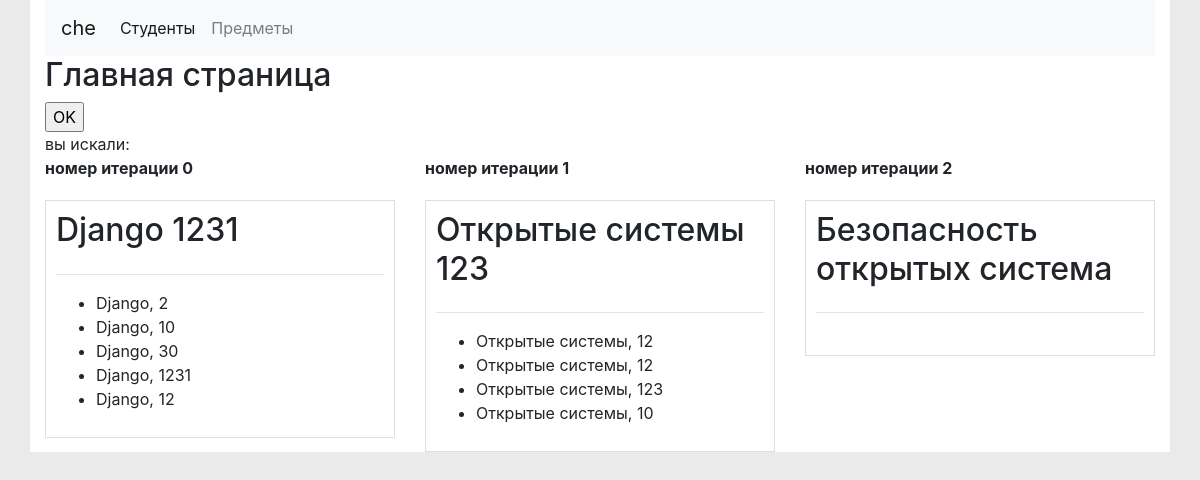
/course/, run on an earlier commit of the app's database.
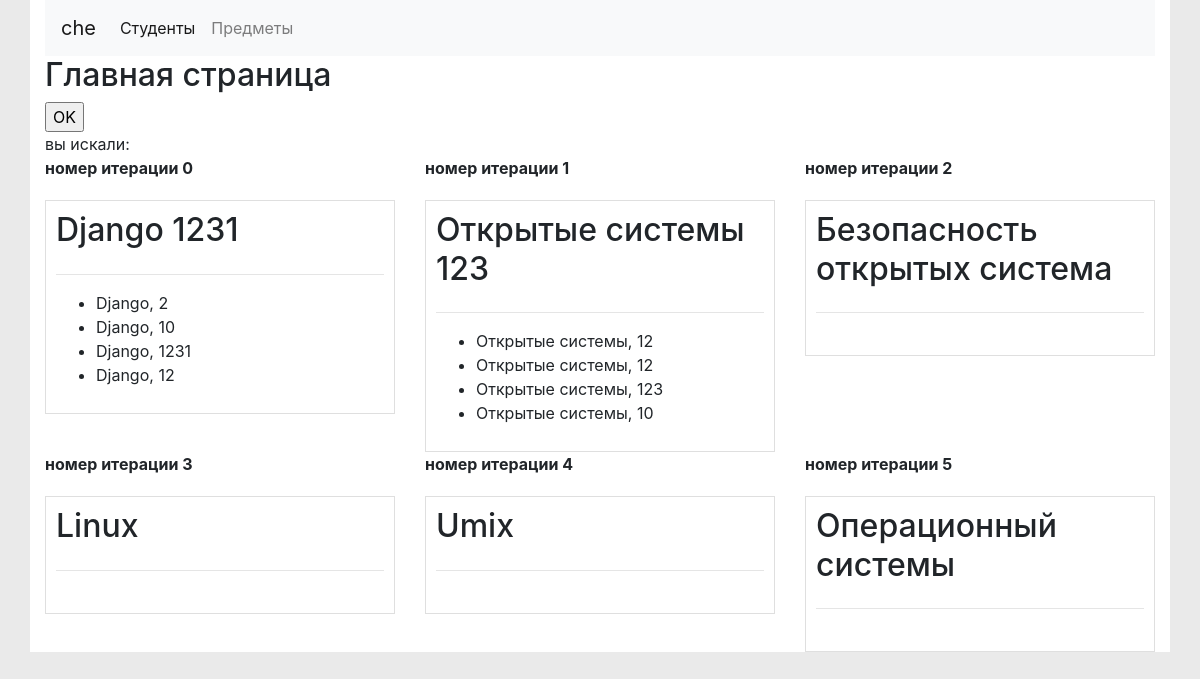
And on a later commit of the database.
### studentapp/models.py (models this page shows)
class Course(models.Model):
    name = models.CharField(max_length=255,verbose_name="Название предмета")
    def get_max_score(self):
        return self.mark_set.all().order_by('-score').first()

class Mark(models.Model):
    course = models.ForeignKey(Course,on_delete=models.CASCADE)
    student = models.ForeignKey(Student,on_delete=models.CASCADE)
    score =  models.IntegerField()
    def __str__(self):
        return "{}, {}".format(self.course.name,self.score)

### studentapp/views.py (the view)
# urls.py: path('course/', views.CourseList.as_view()),
class CourseList(ListView):
    model = Course
    paginate_by = 10

### studentapp/templates/studentapp/course_list.html (shortened to what this page needs)
{% extends 'base.html'%}
{% load static %}
{%block content %}
<div> вы искали: {{request.GET.search}}</div>
<div class="row">
    {% for cours in course_list%}
    <div class="col-lg-4 col-md-6 col-sm-12">
        <b> номер итерации {{forloop.counter0}}</b>
        <div class="article">
            <div class="row">
                <div class="col-md-12"> <h2>{{cours.name}}  {{cours.get_max_score.score}}</h2></div>
            </div>
            <hr>
            <div class="row">
                <div class="col-md-12">
                    <ul>
                        {%for mark in cours.mark_set.all %}
                        <li>{{mark}}</li>
                        {%endfor%}
                    </ul>
                </div>
            </div>
        </div>
    </div>
        {%endfor%}
</div>
{%endblock%}

### studentapp/templates/base.html (shortened to what this page needs)
{% load static %}
<!DOCTYPE html>
<html>
    <head>
        <link rel="stylesheet" href="{% static 'bootstrap/css/bootstrap.min.css' %}" >
        <link rel="stylesheet"  href="{% static 'style.css' %}">
    </head>
    <body>
        <div class="container">
            <nav class="navbar navbar-expand-lg navbar-light bg-light  ">
                <a class="navbar-brand" href="#">che</a>
                <div class="collapse navbar-collapse" id="navbarSupportedContent">
                    <ul class="navbar-nav mr-auto">
                        <li class="nav-item active">
                            <a class="nav-link" href="/">Студенты<span class="sr-only">(current)</span></a>
                        </li>
                        <li class="nav-item">
                            <a class="nav-link" href="/course/">Предметы</a>
                        </li>
                    </ul>
                </div>
            </nav>
        </div>
        <div class="container">
            <h2>  {% block title%} Главная страница {% endblock%}</h2>
            <form method="GET">
                <input type="submit" value="OK">
            </form>
            {%block content %}{%endblock%}
        </div>
    </body>
</html>

### studentapp/static/style.css (style rules this page uses)
body { background:#eaeaea }
.container { background:#fff }
.article { border: 1px solid rgba(0,0,0,.125); margin-top:20px; padding: 10px; }

What changed in the data, as far as the page shows it:
removed Mark: course+score "Django, 30", shown under Course "Django"
added Course: name "Linux"
added Course: name "Umix"
added Course: name "Операционный системы"
